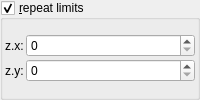
    <widget class="MyGroupBox" name="groupCheck_transf_function_enabledG_false">
     <property name="title">
      <string>&amp;repeat limits</string>
     </property>
     <property name="checkable">
      <bool>true</bool>
     </property>
     <layout class="QVBoxLayout" name="verticalLayout_10" stretch="0">
      <property name="spacing">
       <number>2</number>
      </property>
      <property name="leftMargin">
       <number>2</number>
      </property>
      <property name="topMargin">
       <number>2</number>
      </property>
      <property name="rightMargin">
       <number>2</number>
      </property>
      <property name="bottomMargin">
       <number>2</number>
      </property>
      <item>
       <layout class="QGridLayout" name="gridLayout_12" columnstretch="0,1">
        <property name="spacing">
         <number>2</number>
        </property>
        <item row="1" column="0">
         <widget class="QLabel" name="label_41">
          <property name="text">
           <string notr="true">z.x:</string>
          </property>
         </widget>
        </item>
        <item row="2" column="0">
         <widget class="QLabel" name="label_42">
          <property name="text">
           <string notr="true">z.y:</string>
          </property>
         </widget>
        </item>
        <item row="1" column="1">
         <widget class="MySpinBox" name="spinboxInt_transf_int_3_X">
          <property name="sizePolicy">
           <sizepolicy hsizetype="Minimum" vsizetype="Maximum">
            <horstretch>0</horstretch>
            <verstretch>0</verstretch>
           </sizepolicy>
          </property>
          <property name="maximum">
           <number>999</number>
          </property>
         </widget>
        </item>
        <item row="2" column="1">
         <widget class="MySpinBox" name="spinboxInt_transf_int_3_Y">
          <property name="sizePolicy">
           <sizepolicy hsizetype="Minimum" vsizetype="Maximum">
            <horstretch>0</horstretch>
            <verstretch>0</verstretch>
           </sizepolicy>
          </property>
          <property name="maximum">
           <number>999</number>
          </property>
         </widget>
        </item>
       </layout>
      </item>
     </layout>
    </widget>
